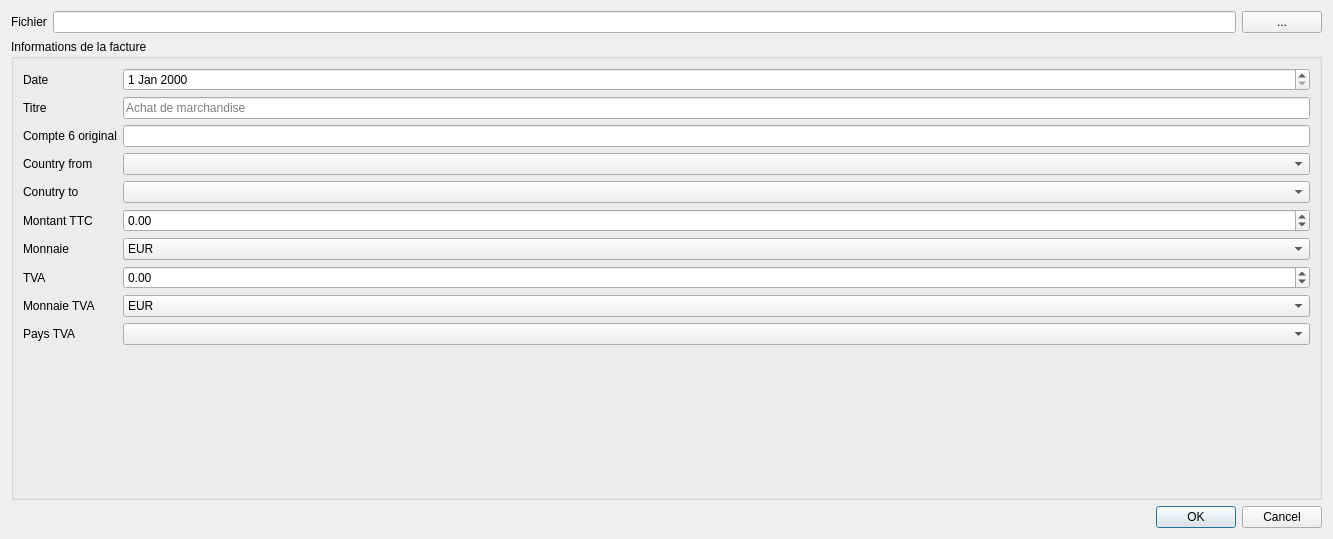
<?xml version="1.0" encoding="UTF-8"?>
<ui version="4.0">
 <class>DialogAddInvoicePurchaseImport</class>
 <widget class="QDialog" name="DialogAddInvoicePurchaseImport">
  <property name="geometry">
   <rect>
    <x>0</x>
    <y>0</y>
    <width>1333</width>
    <height>539</height>
   </rect>
  </property>
  <property name="windowTitle">
   <string>Fucture d’importation</string>
  </property>
  <layout class="QVBoxLayout" name="verticalLayout">
   <item>
    <layout class="QHBoxLayout" name="horizontalLayout">
     <item>
      <widget class="QLabel" name="label">
       <property name="text">
        <string>Fichier</string>
       </property>
      </widget>
     </item>
     <item>
      <widget class="QLineEdit" name="lineEditFilePath">
       <property name="readOnly">
        <bool>true</bool>
       </property>
      </widget>
     </item>
     <item>
      <widget class="QPushButton" name="buttonBrowse">
       <property name="text">
        <string>...</string>
       </property>
      </widget>
     </item>
    </layout>
   </item>
   <item>
    <widget class="QGroupBox" name="groupBox">
     <property name="title">
      <string>Informations de la facture</string>
     </property>
     <layout class="QVBoxLayout" name="verticalLayout_2">
      <item>
       <layout class="QFormLayout" name="formLayout">
        <item row="0" column="0">
         <widget class="QLabel" name="label_2">
          <property name="text">
           <string>Date</string>
          </property>
         </widget>
        </item>
        <item row="0" column="1">
         <widget class="QDateEdit" name="dateEdit"/>
        </item>
        <item row="1" column="0">
         <widget class="QLabel" name="label_3">
          <property name="text">
           <string>Titre</string>
          </property>
         </widget>
        </item>
        <item row="1" column="1">
         <widget class="QLineEdit" name="lineEditLabel">
          <property name="placeholderText">
           <string>Achat de marchandise</string>
          </property>
         </widget>
        </item>
        <item row="5" column="0">
         <widget class="QLabel" name="label_4">
          <property name="text">
           <string>Montant TTC</string>
          </property>
         </widget>
        </item>
        <item row="6" column="0">
         <widget class="QLabel" name="label_5">
          <property name="text">
           <string>Monnaie</string>
          </property>
         </widget>
        </item>
        <item row="2" column="0">
         <widget class="QLabel" name="label_6">
          <property name="text">
           <string>Compte 6 original</string>
          </property>
         </widget>
        </item>
        <item row="3" column="0">
         <widget class="QLabel" name="label_7">
          <property name="text">
           <string>Country from</string>
          </property>
         </widget>
        </item>
        <item row="2" column="1">
         <widget class="QLineEdit" name="lineEditAccount"/>
        </item>
        <item row="7" column="0">
         <widget class="QLabel" name="label_8">
          <property name="text">
           <string>TVA</string>
          </property>
         </widget>
        </item>
        <item row="8" column="0">
         <widget class="QLabel" name="label_9">
          <property name="text">
           <string>Monnaie TVA</string>
          </property>
         </widget>
        </item>
        <item row="9" column="0">
         <widget class="QLabel" name="label_10">
          <property name="text">
           <string>Pays TVA</string>
          </property>
         </widget>
        </item>
        <item row="9" column="1">
         <widget class="QComboBox" name="comboVatCountry"/>
        </item>
        <item row="6" column="1">
         <widget class="QComboBox" name="comboCurrency">
          <item>
           <property name="text">
            <string>EUR</string>
           </property>
          </item>
          <item>
           <property name="text">
            <string>USD</string>
           </property>
          </item>
          <item>
           <property name="text">
            <string>GBP</string>
           </property>
          </item>
          <item>
           <property name="text">
            <string>AUD</string>
           </property>
          </item>
          <item>
           <property name="text">
            <string>BGN</string>
           </property>
          </item>
          <item>
           <property name="text">
            <string>CAD</string>
           </property>
          </item>
          <item>
           <property name="text">
            <string>CHF</string>
           </property>
          </item>
          <item>
           <property name="text">
            <string>CZK</string>
           </property>
          </item>
          <item>
           <property name="text">
            <string>CNY</string>
           </property>
          </item>
          <item>
           <property name="text">
            <string>DKK</string>
           </property>
          </item>
          <item>
           <property name="text">
            <string>HRK</string>
           </property>
          </item>
          <item>
           <property name="text">
            <string>HUF</string>
           </property>
          </item>
          <item>
           <property name="text">
            <string>INR</string>
           </property>
          </item>
          <item>
           <property name="text">
            <string>JPY</string>
           </property>
          </item>
          <item>
           <property name="text">
            <string>MXN</string>
           </property>
          </item>
          <item>
           <property name="text">
            <string>PLN</string>
           </property>
          </item>
          <item>
           <property name="text">
            <string>RON</string>
           </property>
          </item>
          <item>
           <property name="text">
            <string>SGD</string>
           </property>
          </item>
          <item>
           <property name="text">
            <string>SEK</string>
           </property>
          </item>
          <item>
           <property name="text">
            <string>TRY</string>
           </property>
          </item>
          <item>
           <property name="text">
            <string>UAH</string>
           </property>
          </item>
         </widget>
        </item>
        <item row="5" column="1">
         <widget class="QDoubleSpinBox" name="spinBoxAmount">
          <property name="minimum">
           <double>-99999999.000000000000000</double>
          </property>
          <property name="maximum">
           <double>99999999.000000000000000</double>
          </property>
         </widget>
        </item>
        <item row="7" column="1">
         <widget class="QDoubleSpinBox" name="spinBoxVat">
          <property name="minimum">
           <double>-999999999.000000000000000</double>
          </property>
          <property name="maximum">
           <double>999999999.000000000000000</double>
          </property>
         </widget>
        </item>
        <item row="8" column="1">
         <widget class="QComboBox" name="comboCurrencyVat">
          <item>
           <property name="text">
            <string>EUR</string>
           </property>
          </item>
          <item>
           <property name="text">
            <string>USD</string>
           </property>
          </item>
          <item>
           <property name="text">
            <string>GBP</string>
           </property>
          </item>
          <item>
           <property name="text">
            <string>AUD</string>
           </property>
          </item>
          <item>
           <property name="text">
            <string>BGN</string>
           </property>
          </item>
          <item>
           <property name="text">
            <string>CAD</string>
           </property>
          </item>
          <item>
           <property name="text">
            <string>CHF</string>
           </property>
          </item>
          <item>
           <property name="text">
            <string>CZK</string>
           </property>
          </item>
          <item>
           <property name="text">
            <string>CNY</string>
           </property>
          </item>
          <item>
           <property name="text">
            <string>DKK</string>
           </property>
          </item>
          <item>
           <property name="text">
            <string>HRK</string>
           </property>
          </item>
          <item>
           <property name="text">
            <string>HUF</string>
           </property>
          </item>
          <item>
           <property name="text">
            <string>INR</string>
           </property>
          </item>
          <item>
           <property name="text">
            <string>JPY</string>
           </property>
          </item>
          <item>
           <property name="text">
            <string>MXN</string>
           </property>
          </item>
          <item>
           <property name="text">
            <string>PLN</string>
           </property>
          </item>
          <item>
           <property name="text">
            <string>RON</string>
           </property>
          </item>
          <item>
           <property name="text">
            <string>SGD</string>
           </property>
          </item>
          <item>
           <property name="text">
            <string>SEK</string>
           </property>
          </item>
          <item>
           <property name="text">
            <string>TRY</string>
           </property>
          </item>
          <item>
           <property name="text">
            <string>UAH</string>
           </property>
          </item>
         </widget>
        </item>
        <item row="4" column="0">
         <widget class="QLabel" name="label_11">
          <property name="text">
           <string>Conutry to</string>
          </property>
         </widget>
        </item>
        <item row="4" column="1">
         <widget class="QComboBox" name="comboBoxCountryTo"/>
        </item>
        <item row="3" column="1">
         <widget class="QComboBox" name="comboBoxCountryFrom"/>
        </item>
       </layout>
      </item>
     </layout>
    </widget>
   </item>
   <item>
    <widget class="QDialogButtonBox" name="buttonBox">
     <property name="orientation">
      <enum>Qt::Horizontal</enum>
     </property>
     <property name="standardButtons">
      <set>QDialogButtonBox::Cancel|QDialogButtonBox::Ok</set>
     </property>
    </widget>
   </item>
  </layout>
 </widget>
 <resources/>
 <connections>
  <connection>
   <sender>buttonBox</sender>
   <signal>accepted()</signal>
   <receiver>DialogAddInvoicePurchaseImport</receiver>
   <slot>accept()</slot>
   <hints>
    <hint type="sourcelabel">
     <x>248</x>
     <y>254</y>
    </hint>
    <hint type="destinationlabel">
     <x>157</x>
     <y>274</y>
    </hint>
   </hints>
  </connection>
  <connection>
   <sender>buttonBox</sender>
   <signal>rejected()</signal>
   <receiver>DialogAddInvoicePurchaseImport</receiver>
   <slot>reject()</slot>
   <hints>
    <hint type="sourcelabel">
     <x>316</x>
     <y>260</y>
    </hint>
    <hint type="destinationlabel">
     <x>286</x>
     <y>274</y>
    </hint>
   </hints>
  </connection>
 </connections>
</ui>
